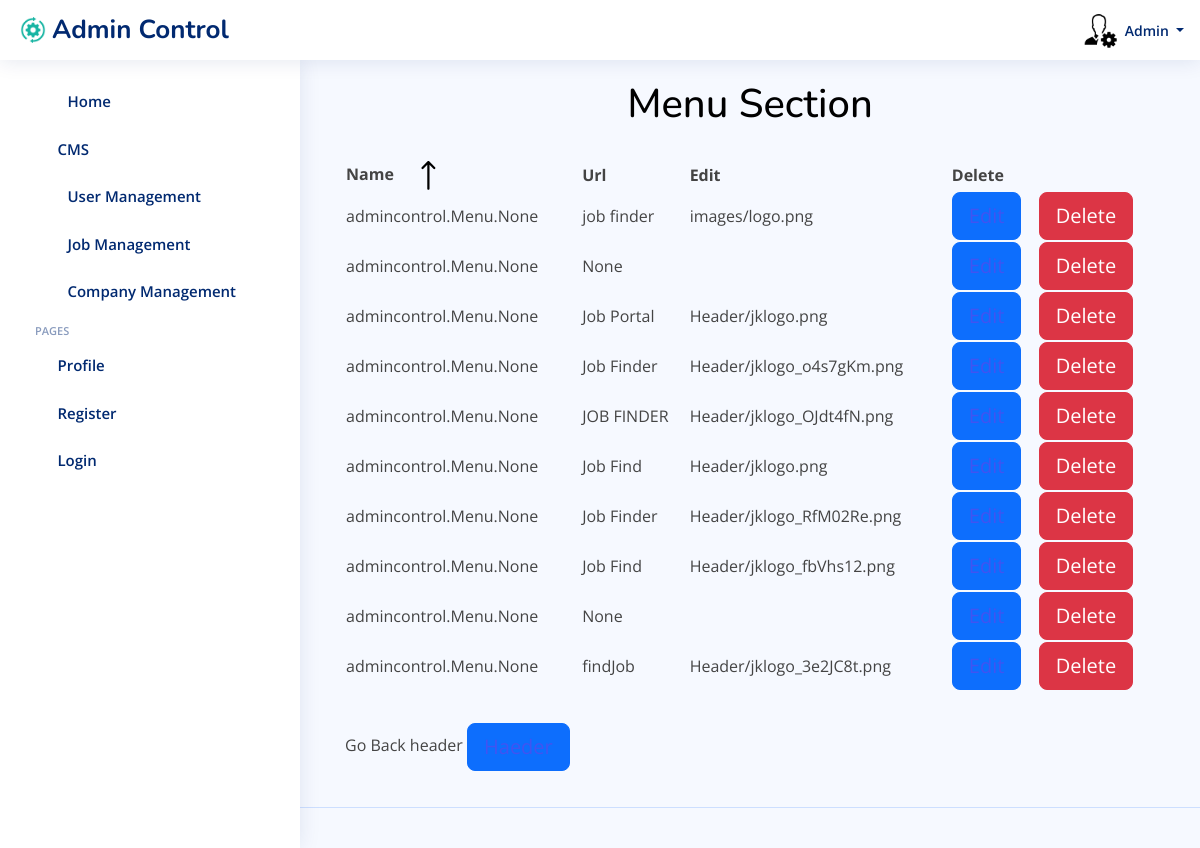
The app's page /admincontrol/header_list/ (signed in) with its own data.
### admincontrol/models.py (models this page shows, shortened)
class Head(models.Model):
    name = models.ManyToManyField(Menu,related_name='head_set')
    title = models.CharField(max_length=20,blank=True,null=True)
    logo_img = models.ImageField(upload_to='Header/',blank=True,null=True)
    updated_at = models.DateTimeField(auto_now=True)

### admincontrol/views.py (the view)
# urls.py: path('header_list/',views.HeaderlistView.as_view(),name="header_list"),
class HeaderlistView(ListView):
    model=Head
    template_name='admin/edithead.html'
    context_object_name='menu'

### templates/admin/edithead.html (shortened to what this page needs)
{% load static %}
{% load widget_tweaks %}
<html lang="en">
<head>
  <link rel="stylesheet" href="https://cdn.jsdelivr.net/npm/bootstrap@4.0.0/dist/css/bootstrap.min.css">
  <link href="{% static 'css/bootstrap/css/bootstrap.min.css' %}" rel="stylesheet">
  <link href="{% static 'css/bootstrap-icons/bootstrap-icons.css' %}" rel="stylesheet">
  <link href="{% static 'css/boxicons/css/boxicons.min.css' %} " rel="stylesheet">
  <link href="{% static 'css/quill/quill.snow.css' %} " rel="stylesheet">
  <link href="{% static 'css/quill/quill.bubble.css' %}" rel="stylesheet">
  <link href="{% static 'css/remixicon/remixicon.css' %}" rel="stylesheet">
  <link href="{% static 'css/simple-datatables/style.css' %}" rel="stylesheet">
  <link href="{% static 'css/css/style.css' %}" rel="stylesheet">
</head>
<body>
{% block header %}
{% if request.user.is_admin %}
    <header id="header" class="header fixed-top d-flex align-items-center">
        <div class="d-flex align-items-center justify-content-between">
            <a href="index.html" class="logo d-flex align-items-center">
                <img src="{% static 'img/img/setadmin.png' %}" alt="">
                <span class="d-none d-lg-block">Admin Control</span>
            </a>
            <i class="bi bi-list toggle-sidebar-btn"></i>
        </div>
            <nav class="header-nav ms-auto">
            <ul class="d-flex align-items-center">
                <li class="nav-item dropdown">
                <a class="nav-link nav-icon" href="#" data-bs-toggle="dropdown">
                    <i class="bi bi-bell"></i>
                </a>
                </li>
            {% block sendToreciveemp %}
            <li class="nav-item dropdown">
                <a class="nav-link nav-icon" href="#" id="messagesDropdown" role="button" data-bs-toggle="dropdown" aria-expanded="false">
                    <i class="bi bi-chat-left-text"></i>
                </a>
            </li>
            {% endblock %}
                <li class="nav-item dropdown pe-3">
                <a class="nav-link nav-profile d-flex align-items-center pe-0" href="#" data-bs-toggle="dropdown">
                        <img src="{% static 'img/dashboard/admin.png' %}" alt="Default Profile Picture">
                    <span class="d-none d-md-block dropdown-toggle ps-2">Admin </span>
                </a>
                </li>
            </ul>
            </nav>
    </header>
  {% endif %}
  {% endblock header %}
  {% block sidebar %}
  {% if request.user.is_admin %}
  <aside id="sidebar" class="sidebar">
    <ul class="sidebar-nav" id="sidebar-nav">
        <li class="nav-item">
          <a class="nav-link collapsed"  href="{% url "admin_dash" %}">
            <i class="bi bi-journal-text"></i> <span>Home</span>
          </a>
        </li>
        <li class="nav-item">
            <a class="nav-link collapsed" data-bs-target="#charts-nav" data-bs-toggle="collapse" href="{% url "jobseeker_dash" %}">
              <i class="bi bi-bar-chart"></i><span>CMS</span><i class="bi bi-chevron-down ms-auto"></i>
            </a>
        </li>
        <li class="nav-item">
            <a class="nav-link collapsed"  href="{% url "restrict_users" %}">
              <i class="bi bi-journal-text"></i> <span>User Management</span>
            </a>
        </li>
        <li class="nav-item">
            <a class="nav-link collapsed"  href="{% url "restrict_jobs" %}">
                <i class="bi bi-journal-text"></i> <span>Job Management</span>
            </a>
        </li>
        <li class="nav-item">
          <a class="nav-link collapsed"  href="{% url "restrict_company" %}">
            <i class="bi bi-journal-text"></i> <span>Company Management</span>
          </a>
        </li>
      <li class="nav-heading">Pages</li>
      <li class="nav-item">
        <a class="nav-link collapsed" href="{% url "update_profile_job" %}">
          <i class="bi bi-person"></i>
          <span>Profile</span>
        </a>
      </li>
      <li class="nav-item">
        <a class="nav-link collapsed" href="{% url "register_seeker" %}">
          <i class="bi bi-card-list"></i>
          <span>Register</span>
        </a>
      </li>
      <li class="nav-item">
        <a class="nav-link collapsed" href="{% url "login_user" %}">
          <i class="bi bi-box-arrow-in-right"></i>
          <span>Login</span>
        </a>
      </li>
    </ul>
  </aside>
  {% endif %}
  {% endblock  %}
  {% block main %}
  <main id="main" class="main">
      <section class="section profile">
          <div class="ever">
              <h2 style="text-align: center; color: black; font-size: 40px;">Menu Section</h2>
<div class="container">
	<table class="responsive-table">
		<thead class="responsive-table__head">
			<tr class="responsive-table__row">
				<th class="responsive-table__head__title responsive-table__head__title--name">Name
				</th>
				<th class="responsive-table__head__title responsive-table__head__title--status">Url</th>
				<th class="responsive-table__head__title responsive-table__head__title--status">Edit</th>
				<th class="responsive-table__head__title responsive-table__head__title--status">Delete</th>
			</tr>
		</thead>
		<tbody class="responsive-table__body">
      {% for check in menu %}
			<tr class="responsive-table__row">
				<td class="responsive-table__body__text responsive-table__body__text--name">
					{{check.name}}
				</td>
				<td class="responsive-table__body__text responsive-table__body__text--country">{{check.title}}</td>
				<td class="responsive-table__body__text responsive-table__body__text--country">{{check.logo_img}}</td>
				<td class="responsive-table__body__text responsive-table__body__text--country"><button class="btn btn-primary btn-lg"><a href="{% url "header_edit" pk=check.pk %}">Edit</a></button></td>
				<td class="responsive-table__body__text responsive-table__body__text--country"> <button class="delete-social btn btn-danger btn-lg" data-id="{{ check.pk }}">
           Delete
              </button>
            </td>
      </tr>
			{% endfor %}
		</tbody>
	</table>
   <p>Go Back header   <button class="btn btn-primary btn-lg"><a href="{% url "headersection" %}">Haeder</a></button>
   </p>
</div>
          </div>
      </section>
  </main>
  {% endblock main %}
  {% block footer %}
  <footer id="footer" class="footer">
  </footer>
  {% endblock footer %}
</body>
</html>

### static/css/css/style.css (style rules this page uses)
:root { scroll-behavior: smooth; }
body { font-family: "Open Sans", sans-serif; background: #f6f9ff; color: #444444; }
a { color: #4154f1; text-decoration: none; }
h1, h2, h3, h4, h5, h6 { font-family: "Nunito", sans-serif; }
#main { margin-top: 60px; padding: 20px 30px; transition: all 0.3s; }
.logo { line-height: 1; }
@media (min-width: 1200px) { .logo { width: 280px; } }
.logo img { max-height: 26px; margin-right: 6px; }
.logo span { font-size: 26px; font-weight: 700; color: #012970; font-family: "Nunito", sans-serif; }
.header { transition: all 0.5s; z-index: 997; height: 60px; box-shadow: 0px 2px 20px rgba(1, 41, 112, 0.1); background-color: #fff; padding-left: 20px; }
.header .toggle-sidebar-btn { font-size: 32px; padding-left: 10px; cursor: pointer; color: #012970; }
.header-nav ul { list-style: none; }
.header-nav>ul { margin: 0; padding: 0; }
.header-nav .nav-icon { font-size: 22px; color: #012970; margin-right: 25px; position: relative; }
.header-nav .nav-profile { color: #012970; }
.header-nav .nav-profile img { max-height: 36px; }
.header-nav .nav-profile span { font-size: 14px; font-weight: 600; }
.sidebar { position: fixed; top: 60px; left: 0; bottom: 0; width: 300px; z-index: 996; transition: all 0.3s; padding: 20px; overflow-y: auto; scrollbar-width: thin; scrollbar-color: #aab7cf transparent; box-shadow: 0px 0px 20px rgba(1, 41, 112, 0.1); background-color: #fff; }
@media (min-width: 1200px) { #main, #footer { margin-left: 300px; } }
.sidebar-nav { padding: 0; margin: 0; list-style: none; }
.sidebar-nav li { padding: 0; margin: 0; list-style: none; }
.sidebar-nav .nav-item { margin-bottom: 5px; }
.sidebar-nav .nav-heading { font-size: 11px; text-transform: uppercase; color: #899bbd; font-weight: 600; margin: 10px 0 5px 15px; }
.sidebar-nav .nav-link { display: flex; align-items: center; font-size: 15px; font-weight: 600; color: #4154f1; transition: 0.3; background: #f6f9ff; padding: 10px 15px; border-radius: 4px; }
.sidebar-nav .nav-link i { font-size: 16px; margin-right: 10px; color: #4154f1; }
.sidebar-nav .nav-link.collapsed { color: #012970; background: #fff; }
.sidebar-nav .nav-link.collapsed i { color: #899bbd; }
.sidebar-nav .nav-link .bi-chevron-down { margin-right: 0; transition: transform 0.2s ease-in-out; }
.footer { padding: 20px 0; font-size: 14px; transition: all 0.3s; border-top: 1px solid #cddfff; }

### templates/admin/edithead.html (style rules this page uses)
.container { width: 100%; max-width: 1140px; margin: 0 auto; padding: 0 15px; }
.up-arrow { height: 100%; max-height: 1.8rem; margin-left: 1rem; }

### records on screen
Head: name "admincontrol.Menu.None", title "job finder", logo_img "images/logo.png"
Head: name "admincontrol.Menu.None", title "None"
Head: name "admincontrol.Menu.None", title "Job Portal", logo_img "Header/jklogo.png"
Head: name "admincontrol.Menu.None", title "Job Finder", logo_img "Header/jklogo_o4s7gKm.png"
Head: name "admincontrol.Menu.None", title "JOB FINDER", logo_img "Header/jklogo_OJdt4fN.png"
Head: name "admincontrol.Menu.None", title "Job Find", logo_img "Header/jklogo.png"
Head: name "admincontrol.Menu.None", title "Job Finder", logo_img "Header/jklogo_RfM02Re.png"
Head: name "admincontrol.Menu.None", title "Job Find", logo_img "Header/jklogo_fbVhs12.png"
Head: name "admincontrol.Menu.None", title "None"
Head: name "admincontrol.Menu.None", title "findJob", logo_img "Header/jklogo_3e2JC8t.png"
